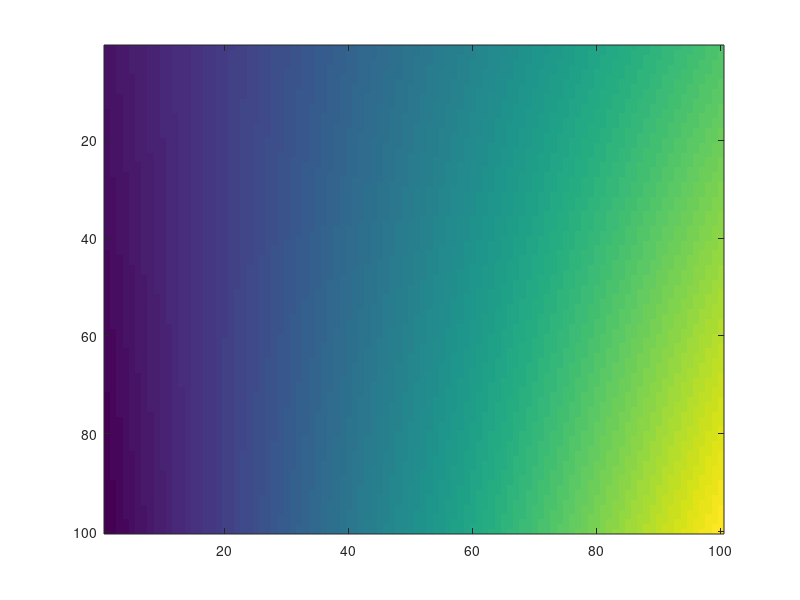

Source code (MATLAB):
x = 0;
y = 0;
tam = 100;
#{
  Função que define a imagem (f(x, y))
#}

function result = f(x, y)
  result = sin(x)*cos(y);
endfunction

#{
  Função que avalia o polinomio p(x, y)
#} 

function result = p(a, x, y)
  result = a(1,1) + a(2,1)*x + a(3,1)*y + a(4,1)*x*y;
endfunction

#{
  Recebe o ponto superior direito do quadrado interpolado
#}
for i = (1:4)
    x = input("Digite a coordenada x: \n");
    y = input("Digite a coordenada y: \n");

    x_2 = max(0, ceil(x - 1));
    x_1 = max(0, ceil(x - 2));

    y_2 = max(0, ceil(y - 1));
    y_1 = max(0, ceil(y - 2));

    #{
    As matrizes a seguir representam os 4 pontos que definem o quadrado e a 
    f(x, y) em cada um dos mesmos
      Queremos achar os coeficientes de p(x, y) = a_1 + a_2*x + a_3*y + a_4*x*y
      então resolvemos o sistema linear M_x_y * a = M_fQ para o vetor a de coef.
    #}

    matrix_x_y = [1, x_1, y_1, x_1*y_1;...
                  1, x_1, y_2, x_1*y_2;...
                  1, x_2, y_1, x_2*y_1;...
                  1, x_2, y_2, x_2*y_2];
                  
    matrix_fQ = [f(x_1, y_1);...
                 f(x_1, y_2);...
                 f(x_2, y_1);...
                 f(x_2, y_2)];

    a = inv(matrix_x_y) * matrix_fQ;

    matriz_f_parcial = zeros(tam, tam);
    matriz_a_parcial = zeros(tam, tam);

    file_id = fopen("arq1", "w");

    h = 0.01;
    for i = (1:tam)
      for j = (1:tam)
        matriz_f(tam+1-i, j) = f((x_1 + (j-1)*h), (y_1 + (i-1)*h));
        matriz_a(tam+1-i, j) = p(a, (x_1 + (j-1)*h), (y_1 + (i-1)*h));
        fprintf(file_id, "%.3f ", matriz_a_parcial(tam+1-i, j));
      endfor
      fprintf(file_id, "\n");
    endfor
    if i == 1
      matriz_f(1,1) = matriz_f_parcial;
    endif
    if i == 2
      matriz_f(1,2) = matriz_f_parcial;
    endif
    if i == 3
      matriz_f(2,1) = matriz_f_parcial;
    endif
    if i == 4
      matriz_f(2,2) = matriz_f_parcial;
    endif
    if i == 1
      matriz_a(1,1) = matriz_a_parcial;
    endif
    if i == 2
      matriz_a(1,2) = matriz_a_parcial;
    endif
    if i == 3
      matriz_a(2,1) = matriz_a_parcial;
    endif
    if i == 4
      matriz_a(2,2) = matriz_a_parcial;
    endif
    
endfor

fclose(file_id);

display(a);

imagesc(matriz_a);